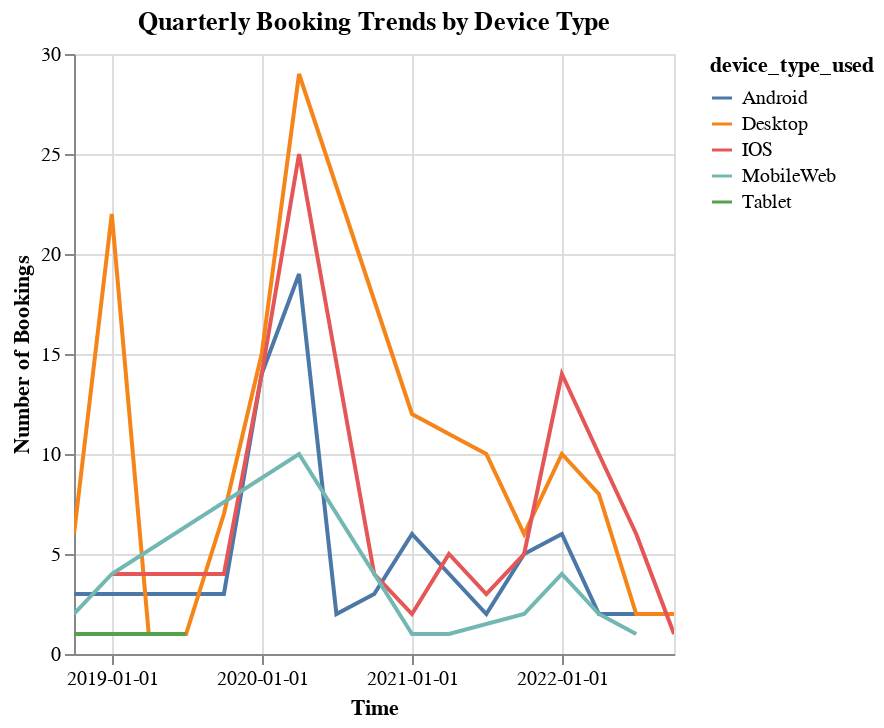

Notebook cell for this chart:
### Markdown cell above
#9. Plot the trends at a quarterly frequency for the number of bookings by each of the device types, that is, plot a time series for each year and quarter showing the number of bookings performed by each device type

### Code cell
import pandas as pd
import altair as alt

# Resample the data to a quarterly frequency and count the number of bookings per device type
quarterly_bookings = bookings_df.groupby(['device_type_used', pd.Grouper(key='booking_time', freq='Q')])['booking_id'].count().reset_index()
quarterly_bookings.rename(columns={'booking_id': 'number_of_bookings'}, inplace=True)

# Create the time series chart
chart = alt.Chart(quarterly_bookings).mark_line().encode(
    # Map the booking time to the x-axis with a quarter time unit
    x=alt.X('booking_time', axis=alt.Axis(title='Time', format='%Y-%m-%d'), title='Quarter'),
    # Map the number of bookings to the y-axis
    y=alt.Y('number_of_bookings', title='Number of Bookings'),
    # Color the lines based on the device type
    color='device_type_used'
).properties(
    # Set the title of the chart
    title='Quarterly Booking Trends by Device Type'
).interactive() # Enable interactivity (zooming and panning)

chart

### Figure 1 — Vega-Lite specification as saved in the notebook (floating-point values rounded to 4 significant figures)
{"config": {"view": {"continuousWidth": 300, "continuousHeight": 300}}, "data": {"name": "data-01a0a0e7682cf87ba9cc5d3604bdf734"}, "mark": {"type": "line"}, "encoding": {"color": {"field": "device_type_used", "type": "nominal"}, "x": {"axis": {"format": "%Y-%m-%d", "title": "Time"}, "field": "booking_time", "title": "Quarter", "type": "temporal"}, "y": {"field": "number_of_bookings", "title": "Number of Bookings", "type": "quantitative"}}, "params": [{"name": "param_1", "select": {"type": "interval", "encodings": ["x", "y"]}, "bind": "scales"}], "title": "Quarterly Booking Trends by Device Type", "$schema": "https://vega.github.io/schema/vega-lite/v5.20.1.json", "datasets": {"data-01a0a0e7682cf87ba9cc5d3604bdf734": [{"device_type_used": "Android", "booking_time": "2018-09-30T00:00:00+00:00", "number_of_bookings": 3}, {"device_type_used": "Android", "booking_time": "2018-12-31T00:00:00+00:00", "number_of_bookings": 3}, {"device_type_used": "Android", "booking_time": "2019-09-30T00:00:00+00:00", "number_of_bookings": 3}, {"device_type_used": "Android", "booking_time": "2019-12-31T00:00:00+00:00", "number_of_bookings": 14}, {"device_type_used": "Android", "booking_time": "2020-03-31T00:00:00+00:00", "number_of_bookings": 19}, {"device_type_used": "Android", "booking_time": "2020-06-30T00:00:00+00:00", "number_of_bookings": 2}, {"device_type_used": "Android", "booking_time": "2020-09-30T00:00:00+00:00", "number_of_bookings": 3}, {"device_type_used": "Android", "booking_time": "2020-12-31T00:00:00+00:00", "number_of_bookings": 6}, {"device_type_used": "Android", "booking_time": "2021-06-30T00:00:00+00:00", "number_of_bookings": 2}, {"device_type_used": "Android", "booking_time": "2021-09-30T00:00:00+00:00", "number_of_bookings": 5}, {"device_type_used": "Android", "booking_time": "2021-12-31T00:00:00+00:00", "number_of_bookings": 6}, {"device_type_used": "Android", "booking_time": "2022-03-31T00:00:00+00:00", "number_of_bookings": 2}, {"device_type_used": "Android", "booking_time": "2022-06-30T00:00:00+00:00", "number_of_bookings": 2}, {"device_type_used": "Desktop", "booking_time": "2018-09-30T00:00:00+00:00", "number_of_bookings": 6}, {"device_type_used": "Desktop", "booking_time": "2018-12-31T00:00:00+00:00", "number_of_bookings": 22}, {"device_type_used": "Desktop", "booking_time": "2019-03-31T00:00:00+00:00", "number_of_bookings": 1}, {"device_type_used": "Desktop", "booking_time": "2019-06-30T00:00:00+00:00", "number_of_bookings": 1}, {"device_type_used": "Desktop", "booking_time": "2019-09-30T00:00:00+00:00", "number_of_bookings": 7}, {"device_type_used": "Desktop", "booking_time": "2019-12-31T00:00:00+00:00", "number_of_bookings": 15}, {"device_type_used": "Desktop", "booking_time": "2020-03-31T00:00:00+00:00", "number_of_bookings": 29}, {"device_type_used": "Desktop", "booking_time": "2020-12-31T00:00:00+00:00", "number_of_bookings": 12}, {"device_type_used": "Desktop", "booking_time": "2021-03-31T00:00:00+00:00", "number_of_bookings": 11}, {"device_type_used": "Desktop", "booking_time": "2021-06-30T00:00:00+00:00", "number_of_bookings": 10}, {"device_type_used": "Desktop", "booking_time": "2021-09-30T00:00:00+00:00", "number_of_bookings": 6}, {"device_type_used": "Desktop", "booking_time": "2021-12-31T00:00:00+00:00", "number_of_bookings": 10}, {"device_type_used": "Desktop", "booking_time": "2022-03-31T00:00:00+00:00", "number_of_bookings": 8}, {"device_type_used": "Desktop", "booking_time": "2022-06-30T00:00:00+00:00", "number_of_bookings": 2}, {"device_type_used": "Desktop", "booking_time": "2022-09-30T00:00:00+00:00", "number_of_bookings": 2}, {"device_type_used": "IOS", "booking_time": "2018-12-31T00:00:00+00:00", "number_of_bookings": 4}, {"device_type_used": "IOS", "booking_time": "2019-09-30T00:00:00+00:00", "number_of_bookings": 4}, {"device_type_used": "IOS", "booking_time": "2019-12-31T00:00:00+00:00", "number_of_bookings": 14}, {"device_type_used": "IOS", "booking_time": "2020-03-31T00:00:00+00:00", "number_of_bookings": 25}, {"device_type_used": "IOS", "booking_time": "2020-09-30T00:00:00+00:00", "number_of_bookings": 4}, {"device_type_used": "IOS", "booking_time": "2020-12-31T00:00:00+00:00", "number_of_bookings": 2}, {"device_type_used": "IOS", "booking_time": "2021-03-31T00:00:00+00:00", "number_of_bookings": 5}, {"device_type_used": "IOS", "booking_time": "2021-06-30T00:00:00+00:00", "number_of_bookings": 3}, {"device_type_used": "IOS", "booking_time": "2021-09-30T00:00:00+00:00", "number_of_bookings": 5}, {"device_type_used": "IOS", "booking_time": "2021-12-31T00:00:00+00:00", "number_of_bookings": 14}, {"device_type_used": "IOS", "booking_time": "2022-03-31T00:00:00+00:00", "number_of_bookings": 10}, {"device_type_used": "IOS", "booking_time": "2022-06-30T00:00:00+00:00", "number_of_bookings": 6}, {"device_type_used": "IOS", "booking_time": "2022-09-30T00:00:00+00:00", "number_of_bookings": 1}, {"device_type_used": "MobileWeb", "booking_time": "2018-09-30T00:00:00+00:00", "number_of_bookings": 2}, {"device_type_used": "MobileWeb", "booking_time": "2018-12-31T00:00:00+00:00", "number_of_bookings": 4}, {"device_type_used": "MobileWeb", "booking_time": "2020-03-31T00:00:00+00:00", "number_of_bookings": 10}, {"device_type_used": "MobileWeb", "booking_time": "2020-12-31T00:00:00+00:00", "number_of_bookings": 1}, {"device_type_used": "MobileWeb", "booking_time": "2021-03-31T00:00:00+00:00", "number_of_bookings": 1}, {"device_type_used": "MobileWeb", "booking_time": "2021-09-30T00:00:00+00:00", "number_of_bookings": 2}, {"device_type_used": "MobileWeb", "booking_time": "2021-12-31T00:00:00+00:00", "number_of_bookings": 4}, {"device_type_used": "MobileWeb", "booking_time": "2022-03-31T00:00:00+00:00", "number_of_bookings": 2}, {"device_type_used": "MobileWeb", "booking_time": "2022-06-30T00:00:00+00:00", "number_of_bookings": 1}, {"device_type_used": "Tablet", "booking_time": "2018-09-30T00:00:00+00:00", "number_of_bookings": 1}, {"device_type_used": "Tablet", "booking_time": "2018-12-31T00:00:00+00:00", "number_of_bookings": 1}, {"device_type_used": "Tablet", "booking_time": "2019-06-30T00:00:00+00:00", "number_of_bookings": 1}]}}
